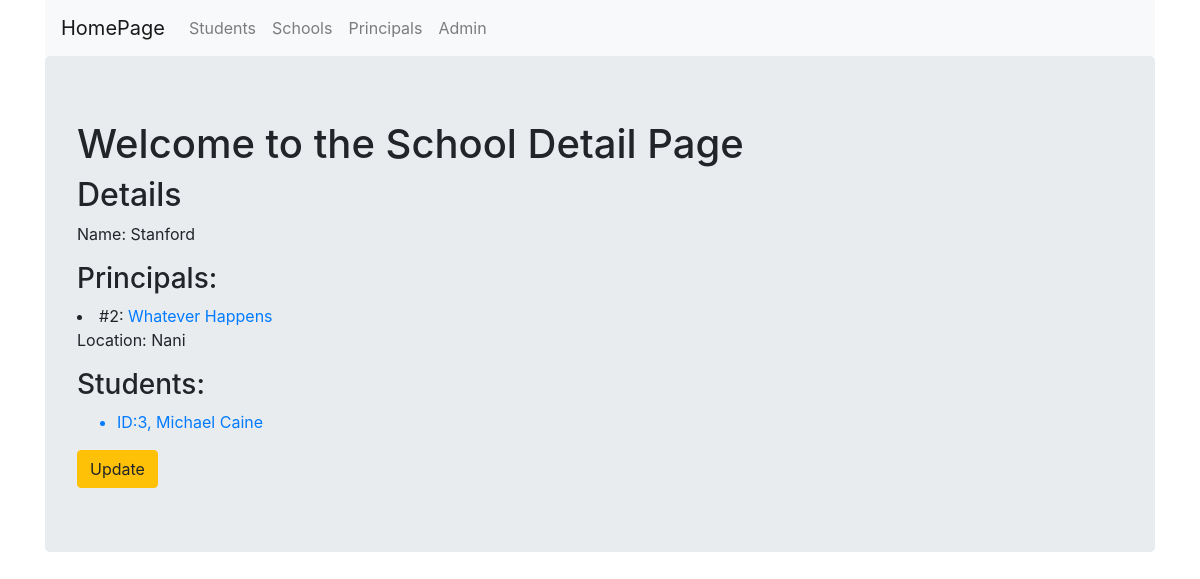
The app's page /CRUD_System/schools/3 with its own data.
### CRUD_System/models.py (models this page shows, shortened)
class School(models.Model):
    name = models.CharField(max_length = 256)
    location = models.CharField(max_length = 256)

class Principal(models.Model):
    name = models.CharField(max_length = 256)
    last_name = models.CharField(max_length = 256)
    school = models.ForeignKey(School, on_delete=models.CASCADE, related_name='principal')

class Student(models.Model):
    name = models.CharField(max_length = 256)
    last_name = models.CharField(max_length = 256)
    school = models.ForeignKey(School, on_delete=models.CASCADE, related_name='students')

### CRUD_System/views.py (the view)
# urls.py: path('schools/<int:pk>', views.SchoolDetailView.as_view(), name='school_details'),
class SchoolDetailView(DetailView):
    context_object_name = 'school_details'
    model = models.School
    template_name = 'CRUD_System/CRUD_DetailView.html'

### CRUD_System/templates/CRUD_System/CRUD_DetailView.html (shortened to what this page needs)
{% extends 'CRUD_System/CRUD_System_base.html' %}
{% block body_block %}
{% if school_details %}
    <h1>Welcome to the School Detail Page</h1>
    <h2>Details</h2>
    <p>Name: {{school_details.name }}</p>
    {% if school_details.principal.all.0 %}
        <h3>Principals:</h3>
        {% for person in school_details.principal.all%}
            <li>#{{ person.id }}: <a href="{% url 'CRUD_System:principal_details' person.id %}">{{ person.name }} {{ person.last_name}}</a></li>
        {% endfor %}
    {% else%}
        <p>Principal: NONE</p>
    {% endif %}
    <p>Location: {{ school_details.location }}</p>
    <h3>Students:</h3>
    <ul>
        {% for student in school_details.students.all %}
        <a href="{% url 'CRUD_System:student_details' student.id%}">
            <li>ID:{{ student.id}}, {{student.name}} {{student.last_name}}</li>
        </a>
        {% endfor %}
    </ul>
    <a href="{% url 'CRUD_System:school_update' school_details.id%}">
        <input type="submit" name="" id="" class='btn btn-warning' value='Update'>
    </a>
{% endif %}
{% endblock %}

### records on screen
School: name "Stanford", location "Nani"
Principal: id "2", name "Whatever", last_name "Happens"
Student: id "3", name "Michael", last_name "Caine"
